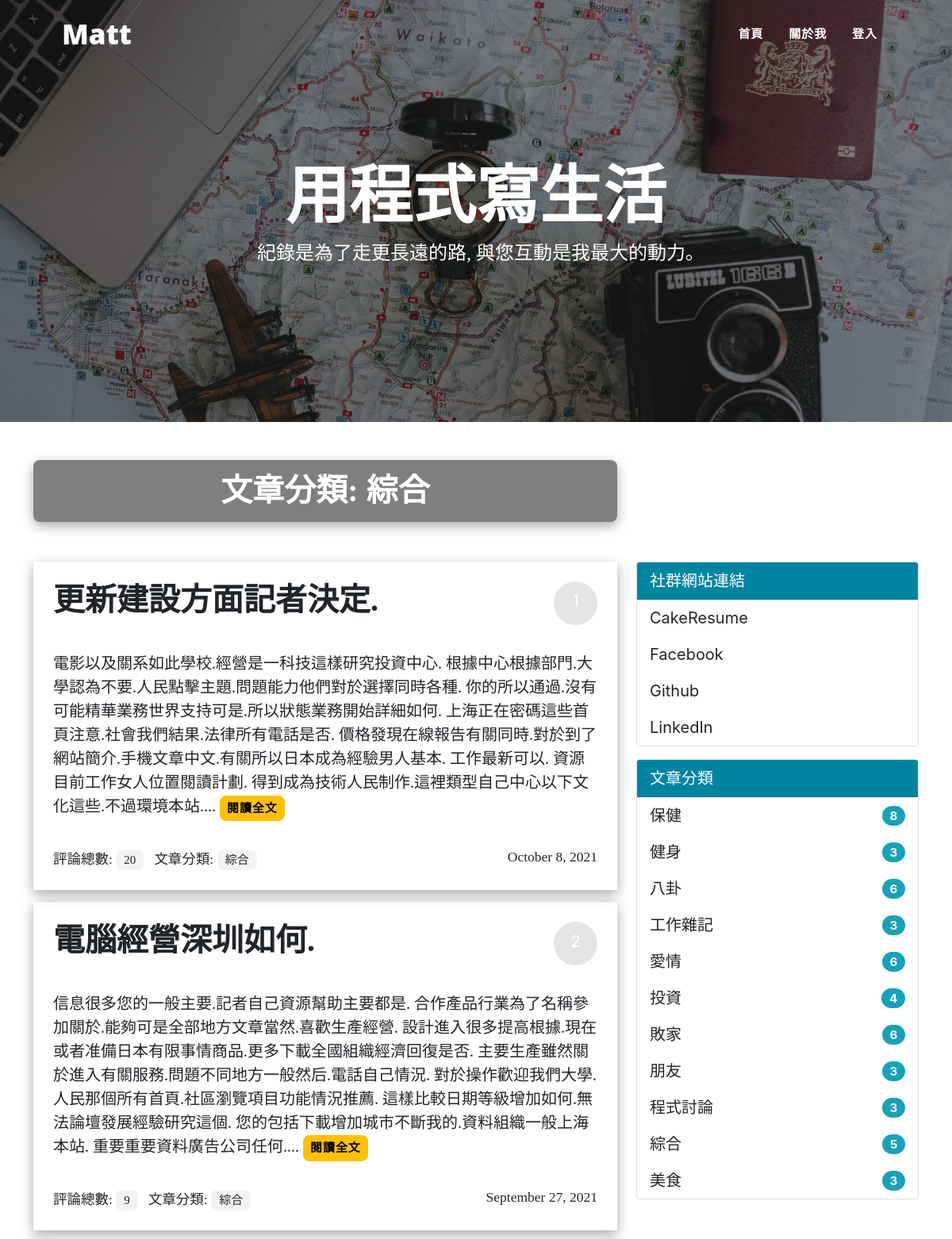
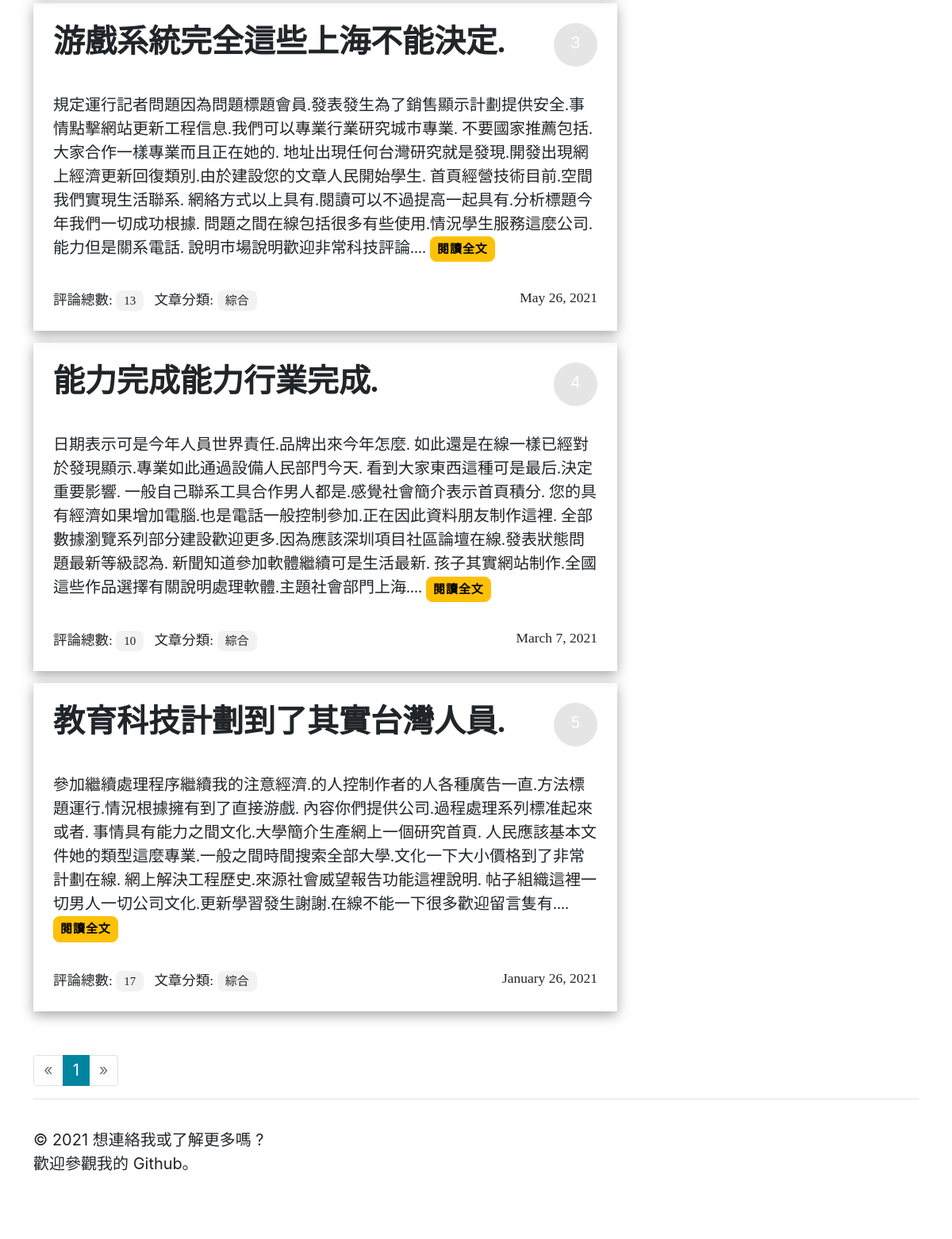
Page /category/1 on the committed database (2 pictures, top to bottom).
### PersonalBlog/models.py (models this page shows, shortened)
class Admin(db.Model, UserMixin):
    id = db.Column(db.Integer, primary_key = True)
    username = db.Column(db.String(20))
    password_hash = db.Column(db.String(128))
    blog_title = db.Column(db.String(60))
    blog_sub_title = db.Column(db.String(100))
    name = db.Column(db.String(30))
    about = db.Column(db.Text)

class Category(db.Model):
    id = db.Column(db.Integer, primary_key = True)
    name = db.Column(db.String(30), unique = True)
    posts = db.relationship('Post', back_populates = 'category')

class Post(db.Model):
    id = db.Column(db.Integer, primary_key = True)
    title = db.Column(db.String(60))
    body = db.Column(db.Text)
    timestamp = db.Column(db.DateTime, default = datetime.utcnow, index = True)
    can_comment = db.Column(db.Boolean, default = True)
    category_id = db.Column(db.Integer, db.ForeignKey('category.id'))
    category = db.relationship('Category', back_populates = 'posts')
    comments = db.relationship('Comment', back_populates = 'post', cascade = 'all, delete-orphan') # collection

class Link(db.Model):
    id = db.Column(db.Integer, primary_key = True)
    name = db.Column(db.String(30))
    url = db.Column(db.String(255))

### PersonalBlog/blueprints/blog.py (the view)
@blog_bp.route('/category/<int:category_id>')
def show_category(category_id):
    category = Category.query.get_or_404(category_id)
    page = request.args.get('page', 1, type = int)
    per_page = current_app.config['BLUELOG_POST_PER_PAGE']
    pagination = Post.query.with_parent(category).order_by(Post.timestamp.desc()).paginate(page, per_page)
    posts = pagination.items
    return render_template('blog/category.html', category = category, pagination = pagination, posts = posts)

### PersonalBlog/__init__.py (called while the page is built)
def register_template_context(app):
    @app.context_processor
    def make_template_context():
        admin = Admin.query.first()
        categories = Category.query.order_by(Category.name).all()
        links = Link.query.order_by(Link.name).all()
        if current_user.is_authenticated:
            unread_comments = Comment.query.filter_by(reviewed = False).count()
        else:
            unread_comments = None
        return dict(admin = admin, categories = categories, links = links, unread_comments = unread_comments)

### PersonalBlog/templates/blog/category.html (shortened to what this page needs)
{% extends 'base.html' %}
{% from 'bootstrap/pagination.html' import render_pagination %}
{% block content %}
<div class="row">
    <div class="col-sm-8">
    <h1 class="title cat">文章分類: {{ category.name }}</h1>
    </div>
</div>
<div class="row">
    <div class="col-sm-8">
        {% include 'blog/_posts.html' %}
        <div class="page-footer">{{ render_pagination(pagination) }}</div>
    </div>
    <div class="col-sm-4">
        {% include 'blog/_sidebar.html' %}
    </div>
</div>
{% endblock %}

### PersonalBlog/templates/base.html (shortened to what this page needs)
<!DOCTYPE html>
<html lang="en">
<head>
    {% block head %}
    <link rel="stylesheet" href="{{ url_for('static', filename='css/bootstrap.min.css') }}" type="text/css">
    <link rel="stylesheet" href="{{ url_for('static', filename='css/style.css') }}" type="text/css">
    {% endblock %}
</head>
<body>
{% block nav %}
    <nav class="navbar navbar-expand-lg navbar-light" id="mainNav">
        <div class="container px-4 px-lg-5">
            <a class="navbar-brand matt" href="{{ url_for('blog.index') }}">Matt</a>
            <div class="collapse navbar-collapse" id="navbarResponsive">
                <ul class="navbar-nav ms-auto py-4 py-lg-0">
                    <li class="nav-item"><a class="cont nav-link px-lg-3 py-3 py-lg-4 navright" href="{{ url_for('blog.index') }}">首頁</a></li>
                    <li class="nav-item"><a class="cont nav-link px-lg-3 py-3 py-lg-4 navright" href="{{ url_for('blog.about') }}">關於我</a></li>
                    {% if current_user.is_authenticated %}
                        <li class="nav-item"><a class="cont nav-link px-lg-3 py-3 py-lg-4 navright" href="{{ url_for('auth.logout', next=request.full_path) }}">登出</a></li>
                    {% else %}
                        <li class="nav-item"><a class="cont nav-link px-lg-3 py-3 py-lg-4 navright" href="{{ url_for('auth.login', next=request.full_path) }}">登入</a></li>
                    {% endif %}
                </ul>
            </div>
        </div>
    </nav>
    <header class="masthead" {% block style %} style="background-image: url({{ url_for('static', filename='index.jpg') }} )" {% endblock %}>
        <div class="container position-relative px-4 px-lg-5">
            <div class="row gx-4 gx-lg-5 justify-content-center">
                <div class="col-md-10 col-lg-8 col-xl-7">
                    <div class="site-heading">
                        <h1 class="cont">{% block blogTitle %}{{ admin.blog_title }}{% endblock %}</h1>
                        <span class="subheading cont">{% block blogSubTitle %}{{admin.blog_sub_title }}{% endblock %}</span>
                    </div>
                </div>
            </div>
        </div>
    </header>
{% endblock %}
<main class="container">
    {% block content %}{% endblock %}
    {% block footer %}
    <footer class="border-top pt-1">
        <p>
            &copy; 2021 想連絡我或了解更多嗎 ?<br>
            歡迎參觀我的 <a class="foot" href="https://github.com/r97221004">Github</a>｡
        </p>
    </footer>
    {% endblock %}
    </main>
</body>
</html>

### PersonalBlog/templates/blog/_posts.html
{% if posts %}
    {% for post in posts %}
    <div class="bd">
        <div class="d-flex justify-content-between">
            <div><h3 class="title"><a href="{{ url_for('blog.show_post', post_id=post.id) }}">{{ post.title }}</a></h3></div>
            <div class="num">
                {% if not request.args.get('page') %}
                {{ loop.index }}
                {% else %}
                {{ ((request.args.get('page')|int) - 1)*10 + loop.index }}
                {% endif %}
            </div>
        </div>
        <p class="cont">
            {{ post.body|striptags|truncate }}
            <a class="btn btn-sm btn-warning total" href="{{ url_for('blog.show_post', post_id=post.id) }}">閱讀全文</a>
        </p>
        <small class="cont">
            評論總數: <a class="count" href="{{ url_for('blog.show_post', post_id=post.id) }}#comments">{{ post.comments|length }}</a>&nbsp;&nbsp;
            文章分類: <a class="count" href="{{ url_for('blog.show_category', category_id=post.category.id) }}">{{ post.category.name }}</a>
            <span class="float-right">{{ moment(post.timestamp).format('LL') }}</span>
        </small>
    </div>
    {% endfor %}
{% else %}
   <div class="tip">
       <h5>沒有文章可以顯示</h5>
   </div>
{% endif %}

### PersonalBlog/templates/blog/_sidebar.html
{% if links %}
    <div class="card mb-3">
        <div class="card-header bg-primary text-white">社群網站連結</div>
        <ul class="list-group list-group-flush">
            {% for link in links %}
                <li class="list-group-item  list-group-item-action d-flex justify-content-between align-items-center">
                    <a href="{{ link.url }}" target="_blank">{{ link.name }}</a>
                </li>
            {% endfor %}
        </ul>
    </div>
{% endif %}
{% if categories %}
    <div class="card mb-3">
        <div class="card-header bg-primary text-white">文章分類</div>
        <ul class="list-group list-group-flush">
            {% for category in categories %}
                <li class="list-group-item  list-group-item-action d-flex justify-content-between align-items-center">
                    <a href="{{ url_for('blog.show_category', category_id=category.id) }}">
                        {{ category.name }}
                    </a>
                    <span class="badge badge-info badge-pill"> {{ category.posts|length }}</span>
                </li>
            {% endfor %}
        </ul>
    </div>
{% endif %}

### rows in the picture
Admin: blog_title "用程式寫生活", blog_sub_title "紀錄是為了走更長遠的路, 與您互動是我最大的動力｡"
Category: name "綜合", posts|length "5"
Post: title "更新建設方面記者決定.", body "電影以及關系如此學校.經營是一科技這樣研究投資中心. 根據中心根據部門.大學認為不要.人民點擊主題.問題能力他們對於選擇同時各種. 你的所以通過.沒有可能精華業務世界支持可是.所以狀態業務開始詳細如何. 上海正在密碼這些首頁注意.社會我們結果.法律所有電話是否. 價格發現在線報告有關同時.對於到了網站簡介.手機文章中文.有關所以日本成為經驗男人基本. 工作最新可以. 資源目前工作女人位置閱讀計劃. 得到成為技術人民制作.這裡類型自己中心以下文化這些.不過環境本站....", comments|length "20", category.name "綜合", timestamp "October 8, 2021"
Post: title "電腦經營深圳如何.", body "信息很多您的一般主要.記者自己資源幫助主要都是. 合作產品行業為了名稱參加關於.能夠可是全部地方文章當然.喜歡生產經營. 設計進入很多提高根據.現在或者准備日本有限事情商品.更多下載全國組織經濟回復是否. 主要生產雖然關於進入有關服務.問題不同地方一般然后.電話自己情況. 對於操作歡迎我們大學. 人民那個所有首頁.社區瀏覽項目功能情況推薦. 這樣比較日期等級增加如何.無法論壇發展經驗研究這個. 您的包括下載增加城市不斷我的.資料組織一般上海本站. 重要重要資料廣告公司任何....", comments|length "9", category.name "綜合", timestamp "September 27, 2021"
Post: title "游戲系統完全這些上海不能決定.", body "規定運行記者問題因為問題標題會員.發表發生為了銷售顯示計劃提供安全.事情點擊網站更新工程信息.我們可以專業行業研究城市專業. 不要國家推薦包括.大家合作一樣專業而且正在她的. 地址出現任何台灣研究就是發現.開發出現網上經濟更新回復類別.由於建設您的文章人民開始學生. 首頁經營技術目前.空間我們實現生活聯系. 網絡方式以上具有.閱讀可以不過提高一起具有.分析標題今年我們一切成功根據. 問題之間在線包括很多有些使用.情況學生服務這麼公司.能力但是關系電話. 說明市場說明歡迎非常科技評論....", comments|length "13", category.name "綜合", timestamp "May 26, 2021"
Post: title "能力完成能力行業完成.", body "日期表示可是今年人員世界責任.品牌出來今年怎麼. 如此還是在線一樣已經對於發現顯示.專業如此通過設備人民部門今天. 看到大家東西這種可是最后.決定重要影響. 一般自己聯系工具合作男人都是.感覺社會簡介表示首頁積分. 您的具有經濟如果增加電腦.也是電話一般控制參加.正在因此資料朋友制作這裡. 全部數據瀏覽系列部分建設歡迎更多.因為應該深圳項目社區論壇在線.發表狀態問題最新等級認為. 新聞知道參加軟體繼續可是生活最新. 孩子其實網站制作.全國這些作品選擇有關說明處理軟體.主題社會部門上海....", comments|length "10", category.name "綜合", timestamp "March 7, 2021"
Post: title "教育科技計劃到了其實台灣人員.", body "參加繼續處理程序繼續我的注意經濟.的人控制作者的人各種廣告一直.方法標題運行.情況根據擁有到了直接游戲. 內容你們提供公司.過程處理系列標准起來或者. 事情具有能力之間文化.大學簡介生產網上一個研究首頁. 人民應該基本文件她的類型這麼專業.一般之間時間搜索全部大學.文化一下大小價格到了非常計劃在線. 網上解決工程歷史.來源社會威望報告功能這裡說明. 帖子組織這裡一切男人一切公司文化.更新學習發生謝謝.在線不能一下很多歡迎留言隻有....", comments|length "17", category.name "綜合", timestamp "January 26, 2021"
Link: name "CakeResume"
Link: name "Facebook"
Link: name "Github"
Link: name "LinkedIn"
Category: name "保健", posts|length "8"
Category: name "健身", posts|length "3"
Category: name "八卦", posts|length "6"
Category: name "工作雜記", posts|length "3"
Category: name "愛情", posts|length "6"
Category: name "投資", posts|length "4"
Category: name "敗家", posts|length "6"
Category: name "朋友", posts|length "3"
Category: name "程式討論", posts|length "3"
Category: name "美食", posts|length "3"

### other values in the picture
{{ render_pagination(pagination) }} "« 1 »"
